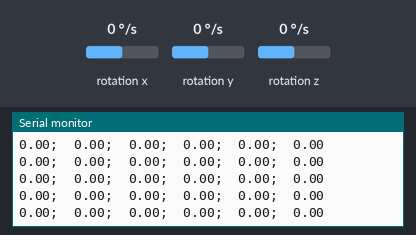
Simulated run of this sketch. Board: Arduino Uno, built with avr-gcc and run on an emulated ATmega328P. On the bench: the last lines printed to the serial monitor. Wiring (inferred from the names in the program): MPU-6050 motion sensor at I2C address 0x68. The test bench sets the inputs (shaded band); at power-on: rotation x 0 °/s, rotation y 0 °/s, rotation z 0 °/s.

Above: at 6.6 s.
6.7 s: rotation x set to 100 °/s
At 7.4 s:
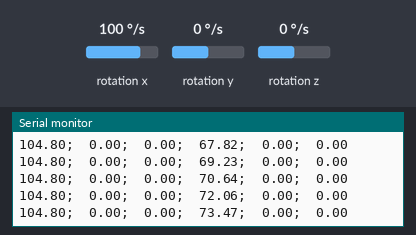
9.7 s: rotation y set to 12 °/s
At 10.5 s:
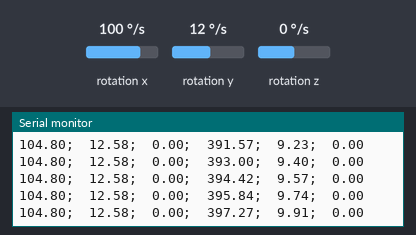
12.7 s: rotation x set to -192 °/s
At 13.7 s:
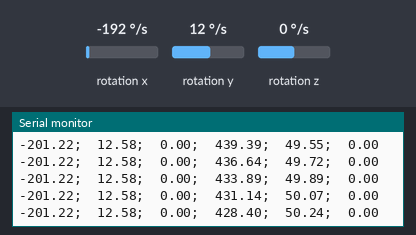
15.7 s: rotation x set to 0 °/s
At 16.6 s:
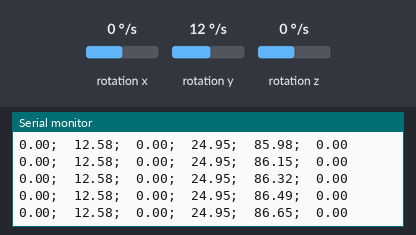
18.7 s: rotation x set to 192 °/s
At 19.3 s:
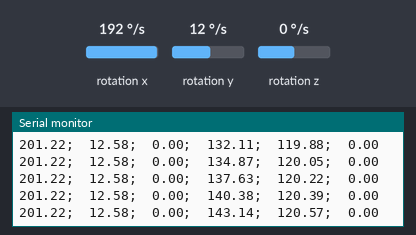
21.7 s: rotation z set to 100 °/s
At 22.7 s:
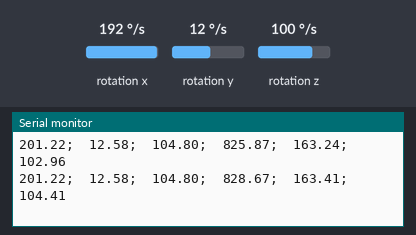
Timing chart, 0 to 24.7 s (numbered marks = the images above; inputs shaded):
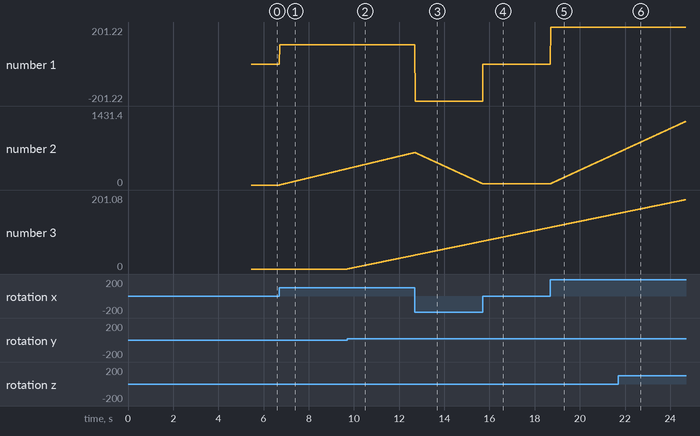

Measured:
- after the input at 6.7 s, the serial monitor: prints a new line at once (image 1)
- plotted number 1: 0 → 104.8 after the input at 6.7 s
- plotted number 2: 0 → 314.67 after the input at 6.7 s

The sketch:

MPU6050.ino
```cpp
#include<Wire.h>

#define temp 0x41
#define Gyro_X 0x43
#define Gyro_Y 0x45
#define Gyro_Z 0x47
#define Acc_X 0x3B
#define Acc_Y 0x3D
#define Acc_Z 0x3F

#define FS_SEL 125.0
#define CALIBRATE_NUM 500

//#define M_PI 3.14159265358

const int mpu_addr=0x68;  // I2C address of the MPU-6050
//Some of those boards have a pull-down resistor at AD0 (address = 0x68), others have a pull-up resistor (address = 0x69).
int16_t AcX,AcY,AcZ;

double Read_reg(uint16_t addr)
{
  Wire.beginTransmission(mpu_addr);
  Wire.write(addr);
  Wire.endTransmission(false);
  Wire.requestFrom(mpu_addr,2);
  double X=Wire.read()<<8|Wire.read();
  Wire.endTransmission(true);
  return X;
}

void Write_reg(uint16_t addr, uint16_t data)
{
  Wire.beginTransmission(mpu_addr);
  Wire.write(addr);
  Wire.write(data>>8);
  Wire.write(data&0xFF);
  Wire.endTransmission(true);
}

volatile float ax;
volatile float ay;
volatile float az;
float b = 0.1;

float w_x = 0;
float w_y = 0;
float w_z = 0;

float w_x0 = 0;
float w_y0 = 0;
float w_z0 = 0;

float angle_x = 0;
float angle_y = 0;
float angle_z = 0;

float angle_x0 = 0;
float angle_y0 = 0;
float angle_z0 = 0;
float b0 = 0.001;


unsigned long old_micros;

void setup()
{
  Wire.begin();
  Wire.setClock(400000UL); // Set I2C frequency to 400kHz
  Wire.beginTransmission(mpu_addr);
  Wire.write(0x6B);
  Wire.write(0); // wake up the mpu6050
  Wire.endTransmission(true);
  Serial.begin(115200);
  Serial.println("MPU-6050 test begin");


  Serial.println("Calibrate begin");
  w_x0 = 0;
  w_y0 = 0;
  w_z0 = 0;
    for(int i=0; i<CALIBRATE_NUM; i++)
    {
      w_x0 += Read_reg(Gyro_X)/FS_SEL;
      w_y0 += Read_reg(Gyro_Y)/FS_SEL;
      w_z0 += Read_reg(Gyro_Z)/FS_SEL;
      delay(10);
    }
  w_x0 /= CALIBRATE_NUM;
  w_y0 /= CALIBRATE_NUM;
  w_z0 /= CALIBRATE_NUM;
  Serial.println("Calibrate end");
  unsigned long old_micros = micros();
}

void loop() {
    w_x = Read_reg(Gyro_X)/FS_SEL - w_x0;
    w_y = Read_reg(Gyro_Y)/FS_SEL - w_y0;
    w_z = Read_reg(Gyro_Z)/FS_SEL - w_z0;

    unsigned long time_micros = micros();
    float dt = (time_micros - old_micros)/1000000.0;
    old_micros = time_micros;

    angle_x += w_x * dt;
    angle_y += w_y * dt;
    angle_z += w_z * dt;

    Serial.print(w_x);
    Serial.print(";\t");
    Serial.print(w_y);
    Serial.print(";\t");
    Serial.print(w_z);
    Serial.print(";\t");
    Serial.print(angle_x);
    Serial.print(";\t");
    Serial.print(angle_y);
    Serial.print(";\t");
    Serial.print(angle_z);
    Serial.println();
    delay(10);

}
```
